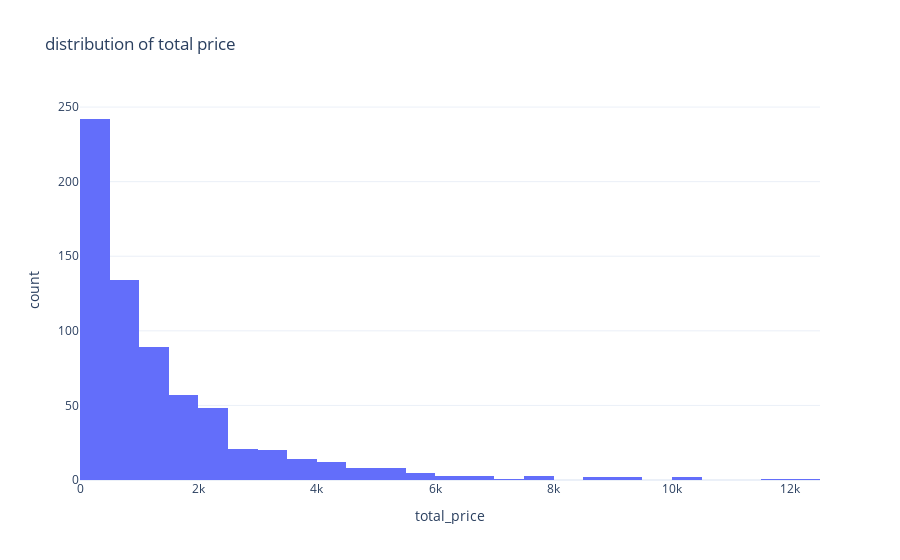

Notebook source saved alongside this figure:
### Markdown cell above
## distribution of total price

### Code cell
fig = px.histogram (df, x='total_price', nbins=50, title='distribution of total price')
fig.show()

### Figure 1 — Plotly figure (JSON) as saved in the notebook; plotly's stock layout.template omitted (floating-point values rounded to 4 significant figures; data arrays with more than 128 entries replaced by an {"elided": "..."} marker saying what was removed)
{"data": [{"bingroup": "x", "hovertemplate": "total_price=%{x}<br>count=%{y}<extra></extra>", "legendgroup": "", "marker": {"color": "#636efa", "pattern": {"shape": ""}}, "name": "", "nbinsx": 50, "orientation": "v", "showlegend": false, "type": "histogram", "x": {"elided": "676 float values"}, "xaxis": "x", "yaxis": "y"}], "layout": {"barmode": "relative", "legend": {"tracegroupgap": 0}, "title": {"text": "distribution of total price"}, "xaxis": {"anchor": "y", "domain": [0, 1], "title": {"text": "total_price"}}, "yaxis": {"anchor": "x", "domain": [0, 1], "title": {"text": "count"}}}}
